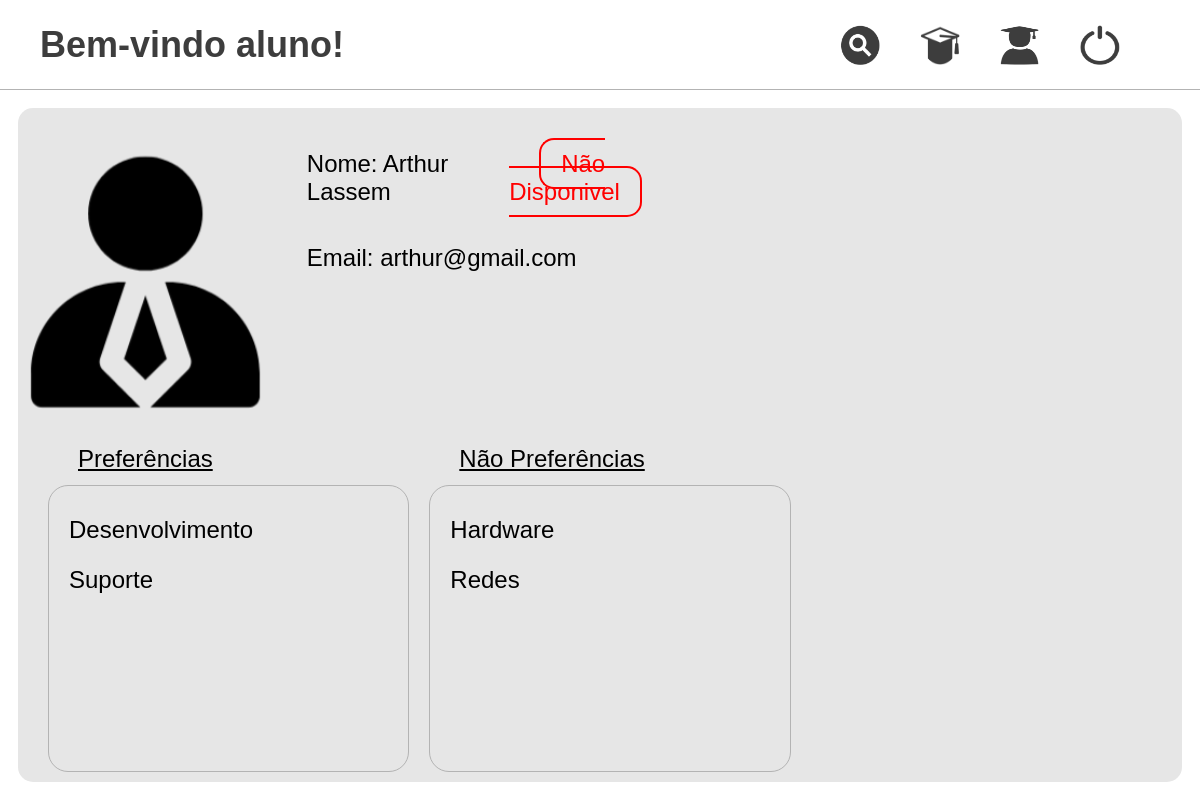
The page /pages/visualizar/visualizarProfessor.php?id=25 (signed in) on the database its author committed.
### tables this page shows
CREATE TABLE `foto` (
  `ID_Foto` int(11) NOT NULL,
  `Link_Foto` varchar(255) DEFAULT NULL,
  `Nome_Foto` varchar(100) DEFAULT NULL
);

CREATE TABLE `usuario` (
  `ID_Usuario` int(11) NOT NULL,
  `Nome` varchar(50) DEFAULT NULL,
  `Sobrenome` varchar(50) DEFAULT NULL,
  `Email` varchar(100) DEFAULT NULL,
  `Senha` varchar(255) DEFAULT NULL,
  `Tipo_Usuario` varchar(20) DEFAULT NULL,
  `Status_Cadastro` varchar(20) DEFAULT 'ativo',
  `ID_Foto` int(11) DEFAULT NULL,
  `CPF` varchar(20) DEFAULT NULL,
  `Data_Nascimento` date DEFAULT NULL
);

CREATE TABLE `professor` (
  `ID_Professor` int(11) NOT NULL,
  `Status_Disponibilidade` varchar(30) DEFAULT NULL
);

### src/bd/MySQL.php (called while the page is built, shortened)
<?php
class MySQL {
	private $connection;
	public function __construct() {
		$this->connection = new \mysqli(HOST, USUARIO, SENHA, BANCO);
		$this->connection->set_charset("utf8");
	}
	public function search(string $sql, string $types, array $params) : array {
		$stmt = $this->connection->prepare($sql);
		if(!($types == "" || empty($params))) {
			$stmt->bind_param($types, ...$params);
		}
		$stmt->execute();
		$result = $stmt->get_result();
    	return $result ? $result->fetch_all(MYSQLI_ASSOC) : [];
	}
}
?>

### src/classes/Usuario.php (called while the page is built, shortened)
<?php
class Usuario {
    protected int $idUsuario;
    protected int $idFoto;
    protected string $nome;
    protected string $sobrenome;
    protected string $senha;
    protected string $email;
    protected string $tipoUsuario;
    protected string $cpf;
    protected string $dataNascimento;
    protected string $statusCadastro = "Ativo";
    public function __construct(string $email, string $senha) {
        $this->email = $email;
        $this->senha = $senha;
    }
    public static function findUsuario(int $idUsuario) : Usuario {
        $conexao = new MySQL();
        $tipos = "i";
        $params = [$idUsuario];
        $sql = "SELECT *, DATE_FORMAT(u.Data_Nascimento, '%d/%m/%Y') AS Data_Nascimento FROM usuario u
        WHERE u.ID_Usuario = ? AND u.Status_Cadastro = 'ativo'";
        $resultados = $conexao->search($sql, $tipos, $params);
        $resultado = $resultados[0];
        $usuario = new Usuario($resultado["Email"], $resultado["Senha"]);
        $usuario->setIdUsuario($resultado["ID_Usuario"]);
        $usuario->setIdFoto($resultado["ID_Foto"]);
        $usuario->setNome($resultado["Nome"]);
        $usuario->setSobrenome($resultado["Sobrenome"]);
        $usuario->setTipoUsuario($resultado["Tipo_Usuario"]);
        $usuario->setStatusCadastro($resultado["Status_Cadastro"]);
        $usuario->setDataNascimento($resultado["Data_Nascimento"]);
        $usuario->setCPF($resultado["CPF"]);
        $usuario->setPreferencias();
        return $usuario;
    }
    public function setPreferencias() : void {
        $conexao = new MySQL();
        $tipos = "i";
        $params = [$this->idUsuario];
        $sql = "SELECT * FROM preferencia p
        JOIN usuario_preferencia up ON up.ID_Preferencia = p.ID_Preferencia WHERE up.Prefere = 'sim' AND up.ID_Usuario = ? ORDER BY p.Descricao";
        $resultados = $conexao->search($sql, $tipos, $params);
        $sql = "SELECT * FROM preferencia p
        JOIN usuario_preferencia up ON up.ID_Preferencia = p.ID_Preferencia WHERE up.Prefere = 'nao' AND up.ID_Usuario = ? ORDER BY p.Descricao";
        $resultados = $conexao->search($sql, $tipos, $params);
    }
    public function getIdUsuario() : int {
        return $this->idUsuario;
    }
    public function setIdUsuario(int $idUsuario) : void {
        $this->idUsuario = $idUsuario;
    }
    public function getIdFoto() : int {
        return $this->idFoto;
    }
    public function setIdFoto(int $idFoto) : void {
        $this->idFoto = $idFoto;
    }
    public function getEmail() : string {
        return $this->email;
    }
    public function getNome() : string {
        return $this->nome;
    }
    public function setNome(string $nome) : void {
        $this->nome = $nome;
    }
    public function getSobrenome() : string {
        return $this->sobrenome;
    }
    public function setSobrenome(string $sobrenome) : void {
        $this->sobrenome = $sobrenome;
    }
    public function getSenha() : string {
        return $this->senha;
    }
    public function getTipoUsuario() : string {
        return $this->tipoUsuario;
    }
    public function setTipoUsuario(string $tipoUsuario) : void {
        $this->tipoUsuario = $tipoUsuario;
    }
    public function getStatusCadastro() : string {
        return $this->statusCadastro;
    }
    public function setStatusCadastro(string $statusCadastro) : void {
        $this->statusCadastro = $statusCadastro;
    }
    public function getDataNascimento() : string {
        return $this->dataNascimento;
    }
    public function setDataNascimento(string $dataNascimento) : void {
        $this->dataNascimento = $dataNascimento;
    }
    public function getCPF() : string {
        return $this->cpf;
    }
    public function setCPF(string $cpf) : void {
        $this->cpf = $cpf;
    }
}
?>

### src/classes/Professor.php (called while the page is built, shortened)
<?php
class Professor extends Usuario {
    public static function findProfessor($idProfessor) : Professor {
        $usuario = parent::findUsuario($idProfessor);
        $connection = new MySQL();
        $tipos = "i";
        $params = [$idProfessor];
        $sql = "SELECT * FROM professor p WHERE p.ID_Professor = ?";
        $resultados = $connection->search($sql, $tipos, $params);
        $resultado = $resultados[0];
        $professor = new Professor($usuario->getEmail(), $usuario->getSenha());
        $professor->setIdUsuario( $usuario->getIdUsuario() );
        $professor->setNome( $usuario->getNome() );
        $professor->setSobrenome( $usuario->getSobrenome() );
        $professor->setTipoUsuario( $usuario->getTipoUsuario() );
        $professor->setIdFoto( $usuario->getIdFoto() );
        $professor->setStatusCadastro( $usuario->getStatusCadastro() );
        $professor->setDataNascimento( $usuario->getDataNascimento() );
        $professor->setCPF( $usuario->getCPF() );
        $professor->setPreferencias();
        $professor->setStatusDisponibilidade($resultado["Status_Disponibilidade"]);
        return $professor;
    }
}
?>

### pages/visualizar/visualizarProfessor.php (the view, shortened to what this page needs)
<?php
$professor = Professor::findProfessor($_GET["id"]);
$foto = $professor->getFoto();
$preferencias = $professor->getPreferencias();
$naoPreferencias = $professor->getNaoPreferencias();
?>
<!DOCTYPE html>
<html lang="pt-BR">
<head>
    <link rel="stylesheet" href="./../../src/styles/reset.css">
    <link rel="stylesheet" href="./../../src/styles/styleVisualizar.css">
</head>
<body>
    <div class="container">
        <?php
        $URL_BASE = "./../..";
        require_once __DIR__ . "/../../menu.php";
        ?>
        <main>
            <div class="content">
                <section class="linha-1">
                    <section class="imagem">
                        <figure>
                            <?php echo "<img src='./../../{$foto->getLinkFoto()}' alt='Foto do Professor' />"; ?>
                        </figure>
                    </section>
                    <section class="dados-usuario professor">
                        <?php
                        $status = $professor->getStatusDisponibilidade() == "sim" ? "Disponível" : "Não Disponivel";
                        $cor = strpos($status, "Disponível") != false ? "green" : "red";
                        echo "<p>Nome: {$professor->getNome()} {$professor->getSobrenome()} <span> <span class='status' style='color: {$cor}; border: 2px solid {$cor}'>{$status}</span> </p>";
                        echo "<p>Email: {$professor->getEmail()}</p>";
                        ?>
                    </section>
                </section>
                <section class="linha-2">
                    <section class="preferencias">
                        <p class="titulo-dados">Preferências</p>
                        <div>
                            <?php
                            foreach($preferencias as $preferencia) {
                                echo "<p>{$preferencia}</p>";
                            }
                            ?>
                        </div>
                    </section>
                    <section class="nao-preferencias">
                        <p class="titulo-dados">Não Preferências</p>
                        <div>
                            <?php
                            foreach($naoPreferencias as $preferencia) {
                                echo "<p>{$preferencia}</p>";
                            }
                            ?>
                        </div>
                    </section>
                </section>
            </div>
        </main>
    </div>
</body>
</html>

### menu.php (shortened to what this page needs)
<?php
$liu = $_SESSION["tipoUsuario"] == "aluno" ? "iconAluno.png" : "iconProf.png";
$lvc = ($_SESSION["tipoUsuario"] == "aluno" ? "visualizarAluno.php" : "visualizarProfessor.php") . "?id={$_SESSION['idUsuario']}";
?>
<link rel="stylesheet" href="<?php echo $URL_BASE; ?>/src/styles/menu.css">
<header>
    <section class="texto-inicial">
        <?php echo "<h2>Bem-vindo {$_SESSION['tipoUsuario']}!</h2>"; ?>
    </section>
    <section class="icones">
        <?php
        echo "<a href='{$URL_BASE}/pages/pesquisa/pesquisa.php' title='Pesquisa'>";
        echo "<img src='{$URL_BASE}/icones/pesquisa.png' alt='Pesquisa' class='icone-menu'>";
        echo "</a>";
        echo "<a href='{$URL_BASE}/' title='Solicitações de Orientação'>";
        echo "<img src='{$URL_BASE}/icones/solicitacoes.png' alt='Solicitação de Orientação' class='icone-menu'>";
        echo "</a>";
        echo "<a href='{$URL_BASE}/pages/visualizar/{$lvc}' title='Visualizar Cadastro'>";
        echo "<img src='{$URL_BASE}/icones/{$liu}' alt='Visualizar Cadastro' class='icone-menu'>";
        echo "</a>";
        echo "<a href='{$URL_BASE}/' title='Logout'>";
        echo "<img src='{$URL_BASE}/icones/logout.png' alt='Logout' class='icone-menu'>";
        echo "</a>";
        ?>
    </section>
</header>

### src/styles/styleVisualizar.css (style rules this page uses)
main { display: flex; justify-content: center; align-items: center; overflow: hidden; }
.content { width: 97%; height: 95%; background-color: rgb(230, 230, 230); border-radius: 15px; padding: 10px; display: grid; grid-template-rows: 50% 50%; grid-template-columns: 100%; }
.linha-1 { display: grid; grid-template-columns: 20% 40% 40%; }
.imagem figure { width: 100%; height: 100%; display: flex; justify-content: center; align-items: center; }
.imagem figure img { width: auto; height: 80%; filter: brightness(0); }
.dados-usuario { height: 100%; padding-left: 50px; padding-top: 20px; display: grid; grid-template-rows: repeat(auto-fill, minmax(auto, 60px)); grid-template-columns: 100%; }
.professor { grid-template-rows: repeat(auto-fill, minmax(auto, 80px)) !important; }
.dados-usuario > p { display: flex; flex-direction: row; align-items: center; }
.status { margin-left: 30px; padding: 10px 20px; color: green; border: 2px solid green; border-radius: 15px; }
.linha-2 { display: grid; grid-template-rows: 100%; grid-template-columns: repeat(3, 1fr); }
.linha-2 section { padding-left: 20px; display: grid; grid-template-rows: 40px 1fr; grid-template-columns: 100%; }
.linha-2 > section > p { padding-left: 30px; }
.titulo-dados { text-decoration: underline; }
.linha-2 section div { width: 100%; height: 100%; padding: 30px 20px; display: grid; grid-template-columns: 100%; grid-auto-rows: 50px; border: 1px solid #b3b3b3; border-radius: 20px; overflow-y: scroll; }

### src/styles/menu.css (style rules this page uses)
.container { width: 100vw; height: 100vh; display: grid; grid-template-rows: 90px 1fr; grid-template-columns: 100%; overflow: auto; }
header, main { width: 100%; height: 100%; }
header { border-bottom: 1px solid #b3b3b3; display: grid; grid-template-columns: 70% 30%; }
.texto-inicial { padding-left: 40px; display: flex; align-items: center; }
.texto-inicial h2 { font-size: 36px; color: #3d3d3d; font-family:Arial, Helvetica, sans-serif; }
.icones { display: grid; grid-template-columns: repeat(auto-fill, minmax(auto, 80px)); align-items: center; }
.icones a { display: inline-block; width: 40px; height: 40px; }
.icones a img { width: 100%; height: 100%; }

### rows shown on the page
foto: Link_Foto (picture)
usuario: Nome "Arthur", Sobrenome "Lassem", Email "arthur@gmail.com"
professor: Status_Disponibilidade "Não Disponivel"

### other values the page prints
$_SESSION['tipoUsuario'] "aluno"
$preferencia "Desenvolvimento"
$preferencia "Suporte"
$preferencia "Hardware"
$preferencia "Redes"
